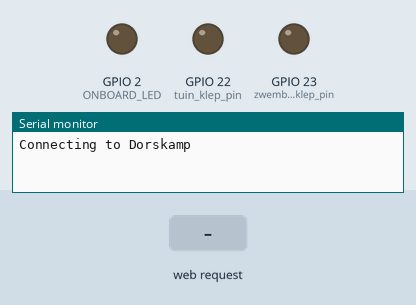
This sketch was run on a simulated ESP32. On the bench: output pins drawn as LEDs (lit = HIGH), the last lines printed to the serial monitor. The inputs (shaded band) are chosen by the test bench. WiFi joins after 1.5 s; servers stay silent unless stated; the local clock reads 2024-03-15 10:24:30 at power-on unless the sketch sets it; pins used as bus, display or sensor lines are not drawn.

Above: at 0.2 s.
At 19.3 s:
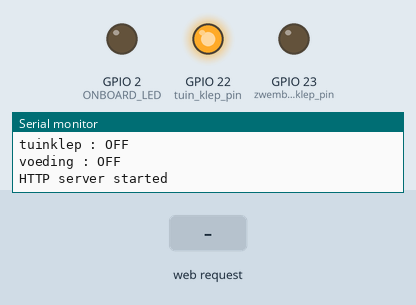
19.4 s: HTTP request GET / received
21.6 s: HTTP request GET /status received
23.6 s: HTTP request GET /zwembadon received
At 26.1 s:
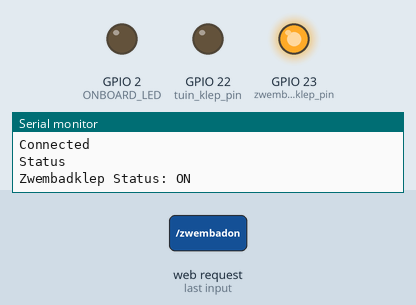
Timing chart, 0 to 27.6 s (numbered marks = the images above; inputs shaded):
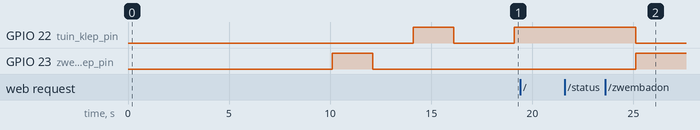

Measured:
- after the input at 23.6 s, GPIO 22 (tuin_klep_pin): HIGH → LOW after 1.5 s; GPIO 23 (zwembad_klep_pin): LOW → HIGH after 1.5 s

The sketch:

esp32_sproei_klep.ino
```cpp
#include <WiFi.h>
#include <WebServer.h>
#include "time.h"

// internet connection
const char* ssid = "Dorskamp";
const char* password = "46498342";

const char* ntpServer = "pool.ntp.org";
const long  gmtOffset_sec = 3600;
const int   daylightOffset_sec = 3600;

struct tm timeinfo;
int nsec;
int timeOke = 1;

int connectError = 0 ;
WebServer server(80);

void getTime()
 {
  //struct tm timeinfo;
  configTime(gmtOffset_sec, daylightOffset_sec, ntpServer);
  if(!getLocalTime(&timeinfo)){
    Serial.println("Failed to obtain time");
    return;
    }
  }


void connectNetwork()
{
  int connectcount = 0;

  IPAddress ip(192,168,1,142);
  IPAddress gateway(192,168,1,254);
  IPAddress subnet(255,255,255,0);
  IPAddress dns(8,8,8,8);
  WiFi.config(ip, gateway, subnet,dns);

  // connect to dorskamp using a fixed iP
  Serial.print("Connecting to ");
  Serial.println(ssid);

  //start wi-fi check connection to wi-fi network if reconnect
  while (WiFi.begin(ssid, password) != WL_CONNECTED) {
      delay(10000);

      connectcount = connectcount + 1 ;
      if (connectcount == 100 ) {
      //stop after 100 attempts to connect
          delay(60000);
          connectcount = 0 ;
      }
       Serial.print('.');
  }
  Serial.println("WiFi connected..!");
  Serial.print("Got IP: ");  Serial.println(WiFi.localIP());
}

// GPIO Pins 21/22/23
#define ONBOARD_LED  2
uint8_t zwembad_klep_pin = 23;
bool zkstatus = false;

uint8_t tuin_klep_pin = 22;
bool tkstatus = true;

uint8_t power_pin = 21;
bool pwrstatus = true;


int returncode = 404 ;

// setup the system
void setup() {
  Serial.begin(115200);

  delay(100);
  pinMode(zwembad_klep_pin, OUTPUT);
  pinMode(tuin_klep_pin, OUTPUT);
  pinMode(power_pin, OUTPUT);
  pinMode(ONBOARD_LED, OUTPUT);


  //connect to the wifio network
  connectNetwork();

  configTime(gmtOffset_sec, daylightOffset_sec, ntpServer);
  getTime();
  Serial.println(&timeinfo, "%A, %B %d %Y %H:%M:%S");

  // check power and kleppen
  voeding_aan();

  //play sequence to check the components
  zwembadklep_aan();
  delay(2000);
  zwembadklep_uit();
  delay(2000);

  tuinklep_aan();
  delay(2000);
  tuinklep_uit();
  delay(2000);

  voeding_uit();


 //identify instructions and actions
  server.on("/", handle_onconnect);
  server.on("/status", handle_status);
  server.on("/zwembadon", handle_zwembadklep_on);
  server.on("/tuinon", handle_tuinklep_on);
  server.on("/poweroff", handle_power_off);
  server.onNotFound(handle_NotFound);

  //start the webserver
  server.begin();
  Serial.println("HTTP server started");
}

// run the program
void loop() {

  //are we still conected?
  if (WiFi.status() != 3 ) {
    Serial.println("HELP//SOS//DISCONNECED");
    Serial.println("initiate reconnection ");

    connectNetwork();
   }

  //listen an handle given instruction
  server.handleClient();

  //only set kleppen when power is on
  if(pwrstatus)
  {
      //always switch/leve power on (to be sure) untill swithched off
      digitalWrite(power_pin, HIGH);
      delay(1000);
      returncode = 203;

    if(zkstatus)
    //zwembad
    //when true; flip zwembad on and 1 sec later tuin off if not flip tuin on and zwembad off
    {
      digitalWrite(zwembad_klep_pin, HIGH);
      returncode = 202;
      digitalWrite(tuin_klep_pin, LOW);
    }
    else
    {
      digitalWrite(tuin_klep_pin, HIGH);
      returncode = 201;
      digitalWrite(zwembad_klep_pin, LOW);
    }
    //tuin
    //when true; flip tuin on and 1 sec later zwembad off if not flip zwembad on and tuin off
    if(tkstatus)
      {
        digitalWrite(tuin_klep_pin, HIGH);
        returncode = 201;
        digitalWrite(zwembad_klep_pin, LOW);
      }
    else
      {
        digitalWrite(zwembad_klep_pin, HIGH);
        returncode = 202;
        digitalWrite(tuin_klep_pin, LOW);
      }
  }

  else

  //keep power low as we are on powerdown
  {
    digitalWrite(power_pin, LOW);
    returncode = 203;
  }
}


//functions responding on webserver instructions

void handle_status() {
  Serial.println("Status");
  String statustekst = " "  ;

  if (pwrstatus) { statustekst = "Power on "; } else { statustekst = "Power off "; }
  if (zkstatus) { statustekst = statustekst + "Connect errors " + String(connectError) + " - zwembad klep on" ; }
  if (tkstatus) { statustekst = statustekst + "Connect errors " + String(connectError) + " - tuinklep on" ; }

  returncode = 203;
  server.send(returncode, "text/plain", statustekst );
}

void handle_onconnect() {
  Serial.println("Connected");
  server.send(returncode, "text/html", SendHTML(true, pwrstatus ));
}

void handle_zwembadklep_on() {
  pwrstatus = true ;
  zkstatus = true ;
  tkstatus = false ;

  Serial.println("Zwembadklep Status: ON");
  server.send(returncode, "text/html", SendHTML(true,zkstatus));
}

void handle_tuinklep_on() {
  pwrstatus = true ;
  tkstatus = true;
  zkstatus = false ;

  Serial.println("Tuinklep Status: ON");
  // server.send(200, "text/html", SendHTML(true,tkstatus));
  server.send(returncode, "text/html", SendHTML(true,'Tuinklep'));
}

void handle_power_on(){
  pwrstatus = true;
  Serial.println("Power: ON");
  server.send(returncode, "text/html", SendHTML(true,pwrstatus));
}

void handle_power_off(){
  digitalWrite(power_pin,LOW);
  digitalWrite(tuin_klep_pin,LOW);
  digitalWrite(zwembad_klep_pin,LOW);

  pwrstatus = false ;
  tkstatus = true ;
  zkstatus = false ;

  Serial.println("Power: OFF");
  server.send(returncode, "text/html", SendHTML(true,pwrstatus));
}

void handle_NotFound(){
  server.send(404, "text/plain", "Instruction Not found");
}

void stop(){
 while(1){
      digitalWrite(ONBOARD_LED,HIGH);
      delay(100);
      digitalWrite(ONBOARD_LED,LOW);
      delay(100);
 }
}

void voeding_aan(){
  digitalWrite(power_pin,HIGH);
  Serial.println("voeding : ON");
}

void voeding_uit(){
  digitalWrite(power_pin,LOW);
  Serial.println("voeding : OFF");
}

void tuinklep_aan(){
  digitalWrite(tuin_klep_pin,HIGH);
  Serial.println("tuinklep : ON");
}

void tuinklep_uit(){
  digitalWrite(tuin_klep_pin,LOW);
  Serial.println("tuinklep : OFF");
}

void zwembadklep_aan(){
  digitalWrite(zwembad_klep_pin,HIGH);
  Serial.println("zwembadklep : ON");
}

void zwembadklep_uit(){
  digitalWrite(zwembad_klep_pin,LOW);
  Serial.println("zwembadklep : OFF");
}

String SendHTML(uint8_t led1stat,uint8_t led2stat){
  String ptr = "<!DOCTYPE html> <html>\n";
  ptr +="<head><meta name=\"viewport\" content=\"width=device-width, initial-scale=1.0, user-scalable=no\">\n";
  ptr +="<title>Sproeier Control</title>\n";
  ptr +="<style>html { font-family: Helvetica; display: inline-block; margin: 0px auto; text-align: center;}\n";
  ptr +="body{margin-top: 50px;} h1 {color: #444444;margin: 50px auto 30px;} h3 {color: #444444;margin-bottom: 50px;}\n";
  ptr +=".button {display: block;width: 80px;background-color: #3498db;border: none;color: white;padding: 13px 30px;text-decoration: none;font-size: 25px;margin: 0px auto 35px;cursor: pointer;border-radius: 4px;}\n";
  ptr +=".button-on {background-color: #3498db;}\n";
  ptr +=".button-on:active {background-color: #2980b9;}\n";
  ptr +=".button-off {background-color: #34495e;}\n";
  ptr +=".button-off:active {background-color: #2c3e50;}\n";
  ptr +="p {font-size: 14px;color: #888;margin-bottom: 10px;}\n";
  ptr +="</style>\n";
  ptr +="</head>\n";
  ptr +="<body>\n";
  ptr +="<h1>ESP32 Sprinkler Control</h1>\n";
  ptr +="<h3>Listening to your commands</h3>\n";

  return ptr;
}
```
